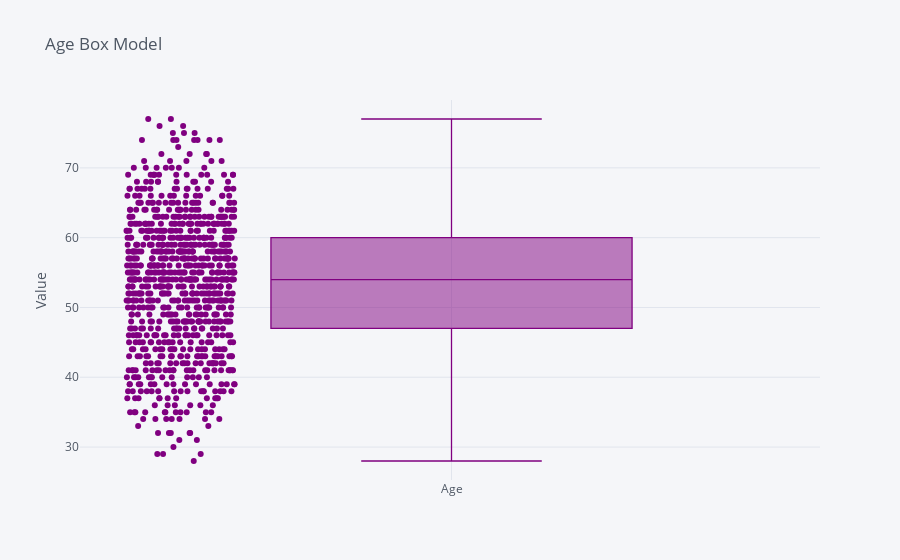
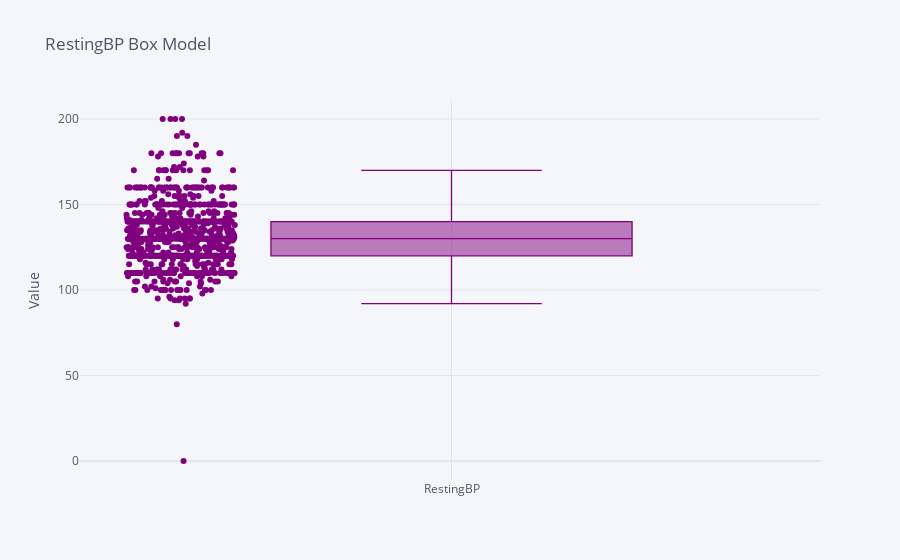
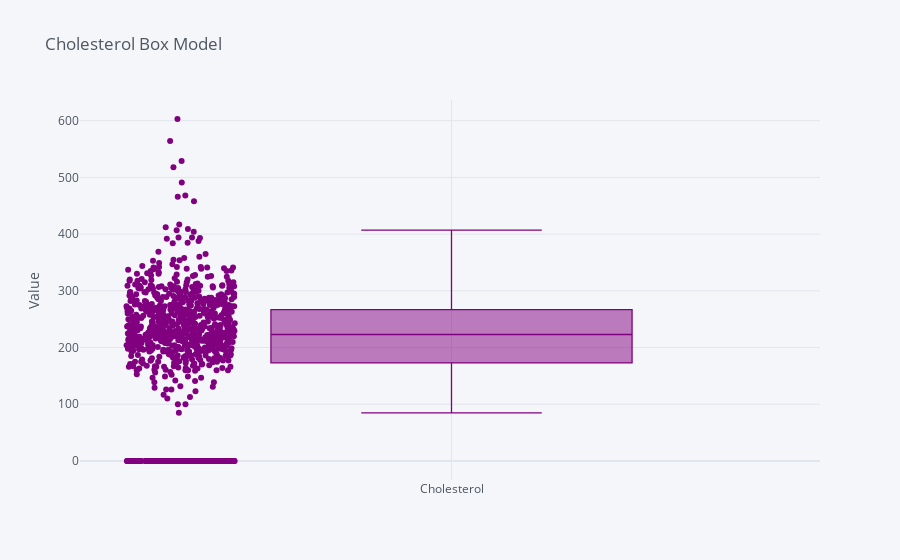
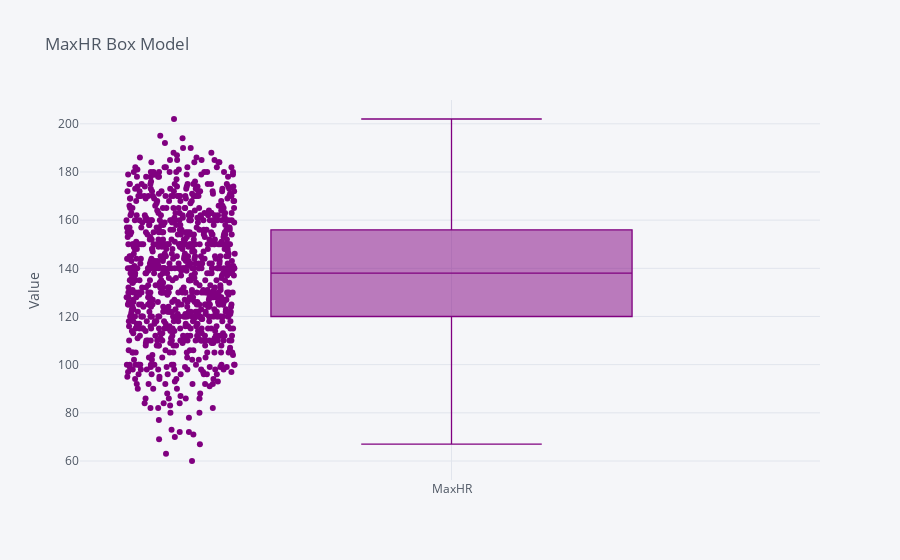

Source (notebook cell) for these figures, in order:
### Code cell
# Iterate through all columns of Numerical Data and plot a box plot
for column in numerical:
    if column != "FastingBS": # FastingBS has only two type of values
        df[column].iplot(kind="box", title=column+" Box Model", boxpoints="all", yTitle="Value", color="purple")

### Figure 1 — Plotly figure (JSON) as saved in the notebook; plotly's stock layout.template omitted (floating-point values rounded to 4 significant figures; data arrays with more than 128 entries replaced by an {"elided": "..."} marker saying what was removed)
{"data": [{"boxpoints": "all", "line": {"width": 1.3}, "marker": {"color": "rgba(128, 0, 128, 1.0)"}, "name": "Age", "orientation": "v", "type": "box", "y": {"elided": "918 int values"}}], "layout": {"legend": {"bgcolor": "#F5F6F9", "font": {"color": "#4D5663"}}, "paper_bgcolor": "#F5F6F9", "plot_bgcolor": "#F5F6F9", "title": {"font": {"color": "#4D5663"}, "text": "Age Box Model"}, "xaxis": {"gridcolor": "#E1E5ED", "showgrid": true, "tickfont": {"color": "#4D5663"}, "title": {"font": {"color": "#4D5663"}, "text": ""}, "zerolinecolor": "#E1E5ED"}, "yaxis": {"gridcolor": "#E1E5ED", "showgrid": true, "tickfont": {"color": "#4D5663"}, "title": {"font": {"color": "#4D5663"}, "text": "Value"}, "zerolinecolor": "#E1E5ED"}}}

### Figure 2 — Plotly figure (JSON) as saved in the notebook; plotly's stock layout.template omitted (floating-point values rounded to 4 significant figures; data arrays with more than 128 entries replaced by an {"elided": "..."} marker saying what was removed)
{"data": [{"boxpoints": "all", "line": {"width": 1.3}, "marker": {"color": "rgba(128, 0, 128, 1.0)"}, "name": "RestingBP", "orientation": "v", "type": "box", "y": {"elided": "918 int values"}}], "layout": {"legend": {"bgcolor": "#F5F6F9", "font": {"color": "#4D5663"}}, "paper_bgcolor": "#F5F6F9", "plot_bgcolor": "#F5F6F9", "title": {"font": {"color": "#4D5663"}, "text": "RestingBP Box Model"}, "xaxis": {"gridcolor": "#E1E5ED", "showgrid": true, "tickfont": {"color": "#4D5663"}, "title": {"font": {"color": "#4D5663"}, "text": ""}, "zerolinecolor": "#E1E5ED"}, "yaxis": {"gridcolor": "#E1E5ED", "showgrid": true, "tickfont": {"color": "#4D5663"}, "title": {"font": {"color": "#4D5663"}, "text": "Value"}, "zerolinecolor": "#E1E5ED"}}}

### Figure 3 — Plotly figure (JSON) as saved in the notebook; plotly's stock layout.template omitted (floating-point values rounded to 4 significant figures; data arrays with more than 128 entries replaced by an {"elided": "..."} marker saying what was removed)
{"data": [{"boxpoints": "all", "line": {"width": 1.3}, "marker": {"color": "rgba(128, 0, 128, 1.0)"}, "name": "Cholesterol", "orientation": "v", "type": "box", "y": {"elided": "918 int values"}}], "layout": {"legend": {"bgcolor": "#F5F6F9", "font": {"color": "#4D5663"}}, "paper_bgcolor": "#F5F6F9", "plot_bgcolor": "#F5F6F9", "title": {"font": {"color": "#4D5663"}, "text": "Cholesterol Box Model"}, "xaxis": {"gridcolor": "#E1E5ED", "showgrid": true, "tickfont": {"color": "#4D5663"}, "title": {"font": {"color": "#4D5663"}, "text": ""}, "zerolinecolor": "#E1E5ED"}, "yaxis": {"gridcolor": "#E1E5ED", "showgrid": true, "tickfont": {"color": "#4D5663"}, "title": {"font": {"color": "#4D5663"}, "text": "Value"}, "zerolinecolor": "#E1E5ED"}}}

### Figure 4 — Plotly figure (JSON) as saved in the notebook; plotly's stock layout.template omitted (floating-point values rounded to 4 significant figures; data arrays with more than 128 entries replaced by an {"elided": "..."} marker saying what was removed)
{"data": [{"boxpoints": "all", "line": {"width": 1.3}, "marker": {"color": "rgba(128, 0, 128, 1.0)"}, "name": "MaxHR", "orientation": "v", "type": "box", "y": {"elided": "918 int values"}}], "layout": {"legend": {"bgcolor": "#F5F6F9", "font": {"color": "#4D5663"}}, "paper_bgcolor": "#F5F6F9", "plot_bgcolor": "#F5F6F9", "title": {"font": {"color": "#4D5663"}, "text": "MaxHR Box Model"}, "xaxis": {"gridcolor": "#E1E5ED", "showgrid": true, "tickfont": {"color": "#4D5663"}, "title": {"font": {"color": "#4D5663"}, "text": ""}, "zerolinecolor": "#E1E5ED"}, "yaxis": {"gridcolor": "#E1E5ED", "showgrid": true, "tickfont": {"color": "#4D5663"}, "title": {"font": {"color": "#4D5663"}, "text": "Value"}, "zerolinecolor": "#E1E5ED"}}}
